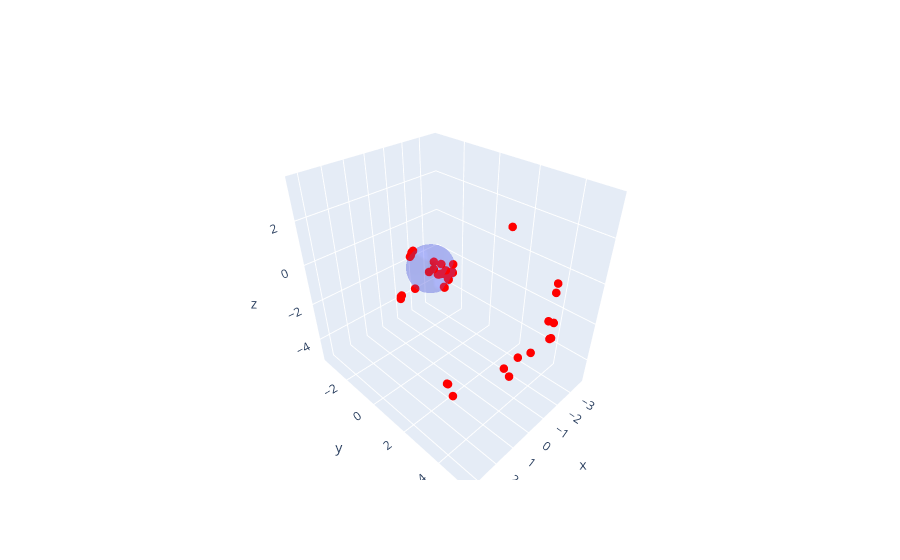

Notebook code cell kept with this figure:
### Code cell
zone_resolution = 5  # degrees

zone_grid = orix.sampling.get_sample_fundamental(
    zone_resolution,
    point_group=symmetry.Oh
)

grids_ax = np.array(zone_grid.to_axes_angles().xyz).transpose()
xg, yg, zg = grids_ax[:, 0], grids_ax[:, 1], grids_ax[:, 2]
fig = go.Figure()

# alpha-shape surface
fig.add_trace(go.Mesh3d(
    x=xg, y=yg, z=zg,
    alphahull=0,   # tune this
    opacity=0.25,
    name='surface'
))

fig.add_trace(go.Scatter3d(
    x=axis_data_target[0, :, 0],
    y=axis_data_target[0, :, 1],
    z=axis_data_target[0, :, 2],
    mode='markers',
    marker=dict(size=5, color='red'),
    name='target'
))

# fig.add_trace(go.Scatter3d(
#     x=axis_data_reference[0, :, 0],
#     y=axis_data_reference[0, :, 1],
#     z=axis_data_reference[0, :, 2],
#     mode='markers',
#     marker=dict(size=5, color='blue'),
#     name='reference'
# ))

### Figure 1 — Plotly figure (JSON) as saved in the notebook; plotly's stock layout.template omitted (floating-point values rounded to 4 significant figures; data arrays with more than 128 entries replaced by an {"elided": "..."} marker saying what was removed)
{"data": [{"alphahull": 0, "name": "surface", "opacity": 0.25, "type": "mesh3d", "x": {"elided": "6579 float values"}, "y": {"elided": "6579 float values"}, "z": {"elided": "6579 float values"}}, {"marker": {"color": "red", "size": 5}, "mode": "markers", "name": "target", "type": "scatter3d", "x": [0.4773, 0.4773, 0.4022, 0.6226, 0.3954, -0.01013, 0.3602, 0.04897, 0.03956, 0.3384, 0.7047, -1.025, 0.4545, -1.098, -1.164, -0.527, -0.637, -1.917, -0.6488, -0.6262, -3.757, -0.5957, -0.3141, 0.455, -0.567, -0.5499, -0.5311, -0.5236, -0.5083, -0.4844, -0.1171, -0.04472, -0.4788, 3.137, 3.273, -0.2215, -0.2215, -0.02343, -0.3516, -0.3262, -0.3404, -0.3399, -3.308, -0.2905, -3.637, -0.5905, -0.2827, -0.2663, -2.668, -2.64, -1.862, -0.2124, -0.1792, -0.1587, -0.3325, -2.426, 3.273, -0.5833, 0.4182, -0.9027], "y": [-0.6997, -0.6997, -0.6746, 0.5773, -0.6614, 0.7433, -0.6314, 0.6527, 0.6544, 4.127, -0.2098, -3.473, 0.666, -3.544, -3.555, 0.7457, 0.6209, 3.962, 0.5846, 0.5847, 3.665, 0.5671, 0.667, -0.6786, 0.5361, 0.511, 0.4813, 0.5151, 0.5192, 0.5098, 0.7423, 0.1419, 0.4358, 4.367, 4.279, 4.178, 4.178, 0.7621, 0.386, 0.3829, 0.3815, 0.3555, 4.029, 0.3288, 3.584, 0.5721, 0.3118, 0.2964, 4.307, 4.389, 2.711, 0.2708, 0.2757, 0.2437, 0.6867, 3.019, 4.234, 0.5361, -0.6685, 5.27], "z": [0.4636, 0.4636, 0.6384, 0.3883, 0.6667, -0.5403, 0.7181, 0.5289, 0.5232, 3.52, -0.7452, -3.856, 0.485, -3.781, -3.765, 0.3002, -0.2042, -3.265, -0.1967, -0.1978, -1.252, -0.217, -0.3259, 0.5184, -0.2118, -0.1963, -0.2065, -0.2177, -0.2203, -0.2164, 0.1983, 0.3654, -0.2124, -1.593, -0.9935, -3.278, -3.278, -0.5728, -0.2275, -0.2246, -0.2136, -0.2149, -2.415, -0.2247, -2.769, -0.2005, -0.2339, -0.2431, -2.749, -2.638, -5.033, -0.238, -0.2413, -0.2397, -0.3706, -4.521, -1.006, -0.1846, 0.6096, 1.387]}], "layout": {}}
